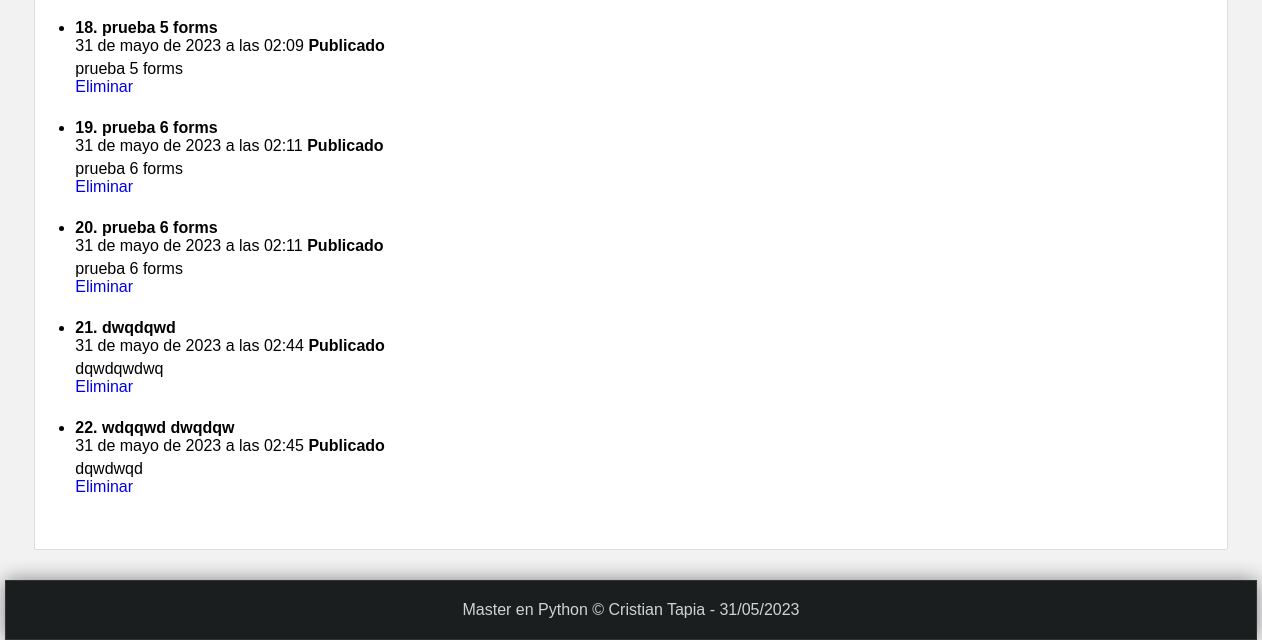
Before: /articulos (lower part) with the older database file.
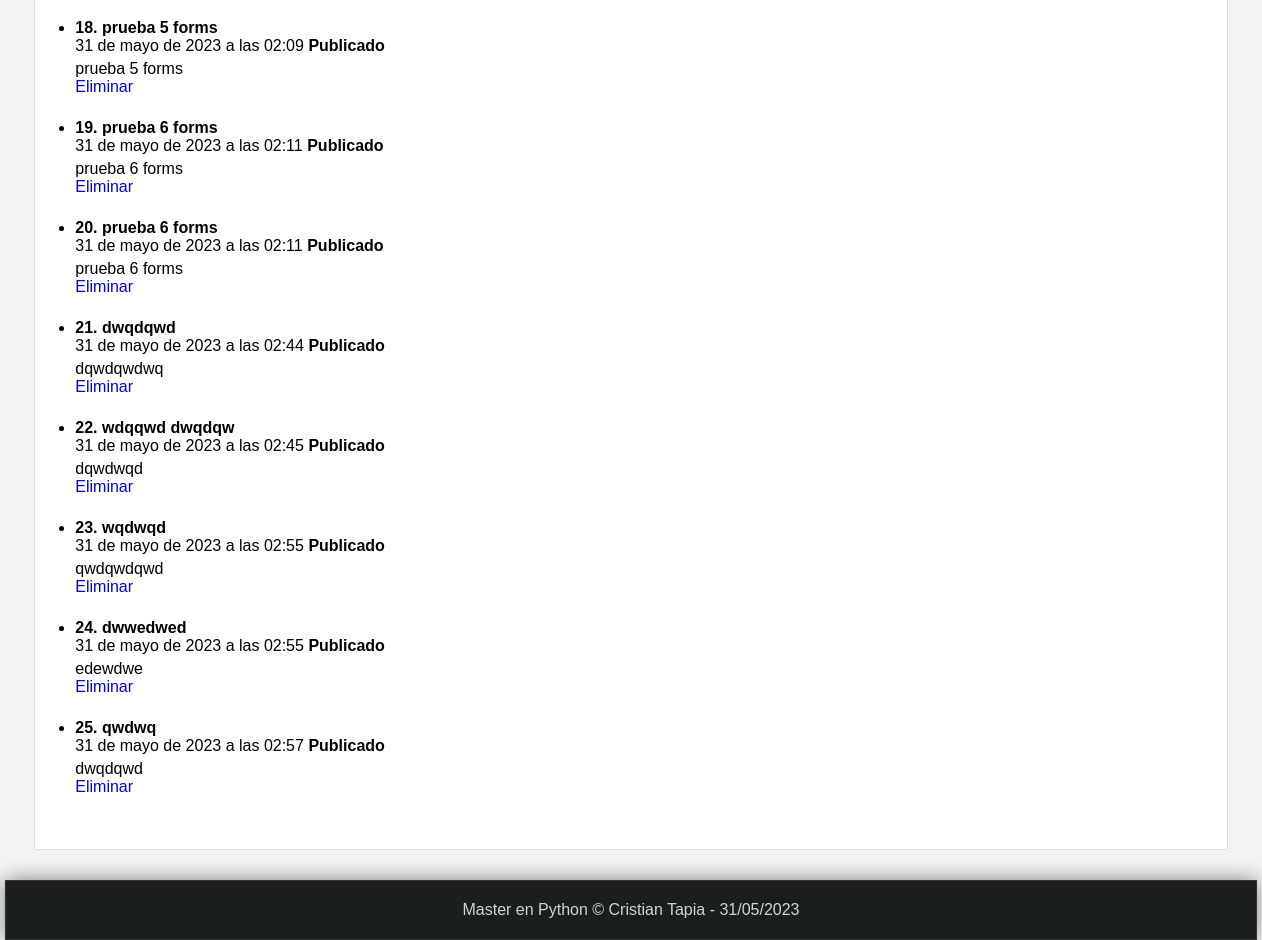
After: the same page with the newer database file.
### motorInferencia/models.py (models this page shows)
class Article(models.Model):
    title = models.CharField(max_length=150)
    content = models.TextField()
    image = models.ImageField(default='null')
    public = models.BooleanField()
    created_at = models.DateTimeField(
        auto_now_add=True
    )  # Se pone automáticamente cuando se crea el registro
    update_at = models.DateTimeField(
        auto_now=True
    )  # Se pone automáticamente cuando se edita el registro

### motorInferencia/views.py (the view)
# urls.py: path("articulos", motorInferencia.views.articulos, name="articulos"),
def articulos(request):
    articulos = Article.objects.all().order_by("-id")
    articulos = Article.objects.filter(Q(title__contains="2") | Q(public=True))
    return render(request, "articulos.html", {"articulos": articulos})

### motorInferencia/templates/articulos.html (shortened to what this page needs)
{% extends 'layout.html' %}
{% block content %}
<ul>
    {% for articulo in articulos %}
        <li>
            <h4>{{ articulo.id }}. {{ articulo.title }}</h4>
            <span>{{ articulo.created_at }}</span>
            {% if articulo.public %}
                <strong>Publicado</strong>
            {% else %}
                <strong>Privado</strong>
            {% endif %}
            <p>
                {{ articulo.content }} <br/>
                <a href="{% url 'borrar' id=articulo.id %}">Eliminar</a>
            </p>
            <br/>
        </li>
    {% endfor %}
</ul>
{% endblock %}

Changed rows visible on the page:
added Article: id "23", title "wqdwqd", created_at "31 de mayo de 2023 a las 02:55", public "Publicado", content "qwdqwdqwd"
added Article: id "24", title "dwwedwed", created_at "31 de mayo de 2023 a las 02:55", public "Publicado", content "edewdwe"
added Article: id "25", title "qwdwq", created_at "31 de mayo de 2023 a las 02:57", public "Publicado", content "dwqdqwd"
